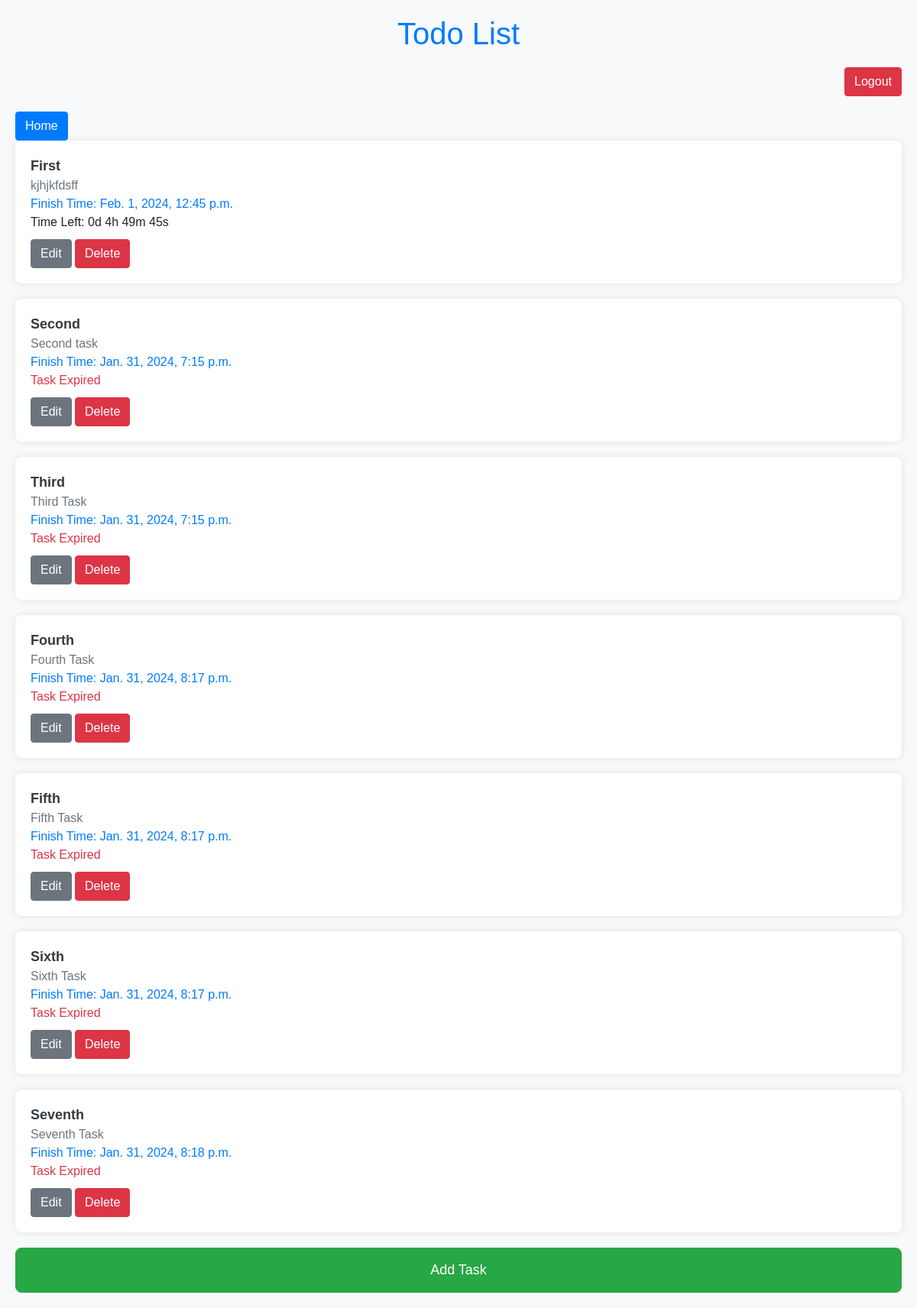
/todolist/, run on the app's committed database.
### todoapp/models.py (models this page shows, shortened)
class TodoTask(models.Model):
    title = models.CharField(max_length=200)
    description = models.TextField()
    finish_time = models.DateTimeField()
    completed = models.BooleanField(default=False)
    def time_left(self):
        return self.finish_time - timezone.now()

### todoapp/views.py (the view)
# urls.py: path('todolist/', TodoListView.as_view(), name='todolist'),
class TodoListView(View):
    template_name = 'todoapp/todolist.html'
    def get(self, request):
        tasks = TodoTask.objects.all()
        return render(request, self.template_name, {'tasks': tasks})

### templates/todoapp/todolist.html (shortened to what this page needs)
<!DOCTYPE html>
<html lang="en">
<head>
    <link rel="stylesheet" href="https://stackpath.bootstrapcdn.com/bootstrap/4.5.2/css/bootstrap.min.css">
</head>
<body>
    <h1>Todo List</h1>
    <div class ="c2">
        <form action="{% url 'logout' %}" method="post">
            <button type="submit" class="btn btn-danger">Logout</button>
        </form>
    </div>
    <div class="home-button">
        <a href="{% url 'home' %}" class="btn btn-primary">Home</a>
    </div>
    {% for task in tasks %}
    <div class="task-container">
        <div class="task-title">{{ task.title }}</div>
        <div class="task-description">{{ task.description }}</div>
        <div class="task-time">Finish Time: {{ task.finish_time }}</div>
        {% if task.time_left.days >= 0 %}
            <div id="countdown_{{ task.id }}"></div>
        {% else %}
            <div class="expired-task">Task Expired</div>
        {% endif %}
        <div class="task-actions">
            <a href="{% url 'edittask' task.id %}" class="btn btn-secondary">Edit</a>
            <a href="{% url 'deletetask' task.id %}" class="btn btn-danger">Delete</a>
        </div>
    </div>
{% endfor %}
    <a href="{% url 'addtask' %}" class="btn btn-success add-button">Add Task</a>
</body>
</html>

### templates/todoapp/todolist.html (style rules this page uses)
body { font-family: 'Arial', sans-serif; padding: 20px; background-color: #f8f9fa; }
.c2 { text-align: right; margin-bottom: 20px; }
h1 { color: #007bff; text-align: center; margin-bottom: 20px; }
.task-container { background-color: #ffffff; padding: 20px; border-radius: 8px; box-shadow: 0 0 10px rgba(0, 0, 0, 0.1); margin-bottom: 20px; }
.task-title { font-size: 18px; font-weight: bold; color: #343a40; }
.task-description { color: #6c757d; }
.task-time { color: #007bff; }
.expired-task { color: #dc3545; }
.task-actions { margin-top: 10px; }
.btn-secondary { background-color: #6c757d; }
.btn-danger { background-color: #dc3545; }
.add-button { display: block; width: 100%; padding: 15px; font-size: 18px; background-color: #28a745; color: white; text-decoration: none; border-radius: 8px; text-align: center; }

### data on the page
TodoTask: title "First", description "kjhjkfdsff", finish_time "Feb. 1, 2024, 12:45 p.m."
TodoTask: title "Second", description "Second task", finish_time "Jan. 31, 2024, 7:15 p.m.", shows "Task Expired"
TodoTask: title "Third", description "Third Task", finish_time "Jan. 31, 2024, 7:15 p.m.", shows "Task Expired"
TodoTask: title "Fourth", description "Fourth Task", finish_time "Jan. 31, 2024, 8:17 p.m.", shows "Task Expired"
TodoTask: title "Fifth", description "Fifth Task", finish_time "Jan. 31, 2024, 8:17 p.m.", shows "Task Expired"
TodoTask: title "Sixth", description "Sixth Task", finish_time "Jan. 31, 2024, 8:17 p.m.", shows "Task Expired"
TodoTask: title "Seventh", description "Seventh Task", finish_time "Jan. 31, 2024, 8:18 p.m.", shows "Task Expired"
